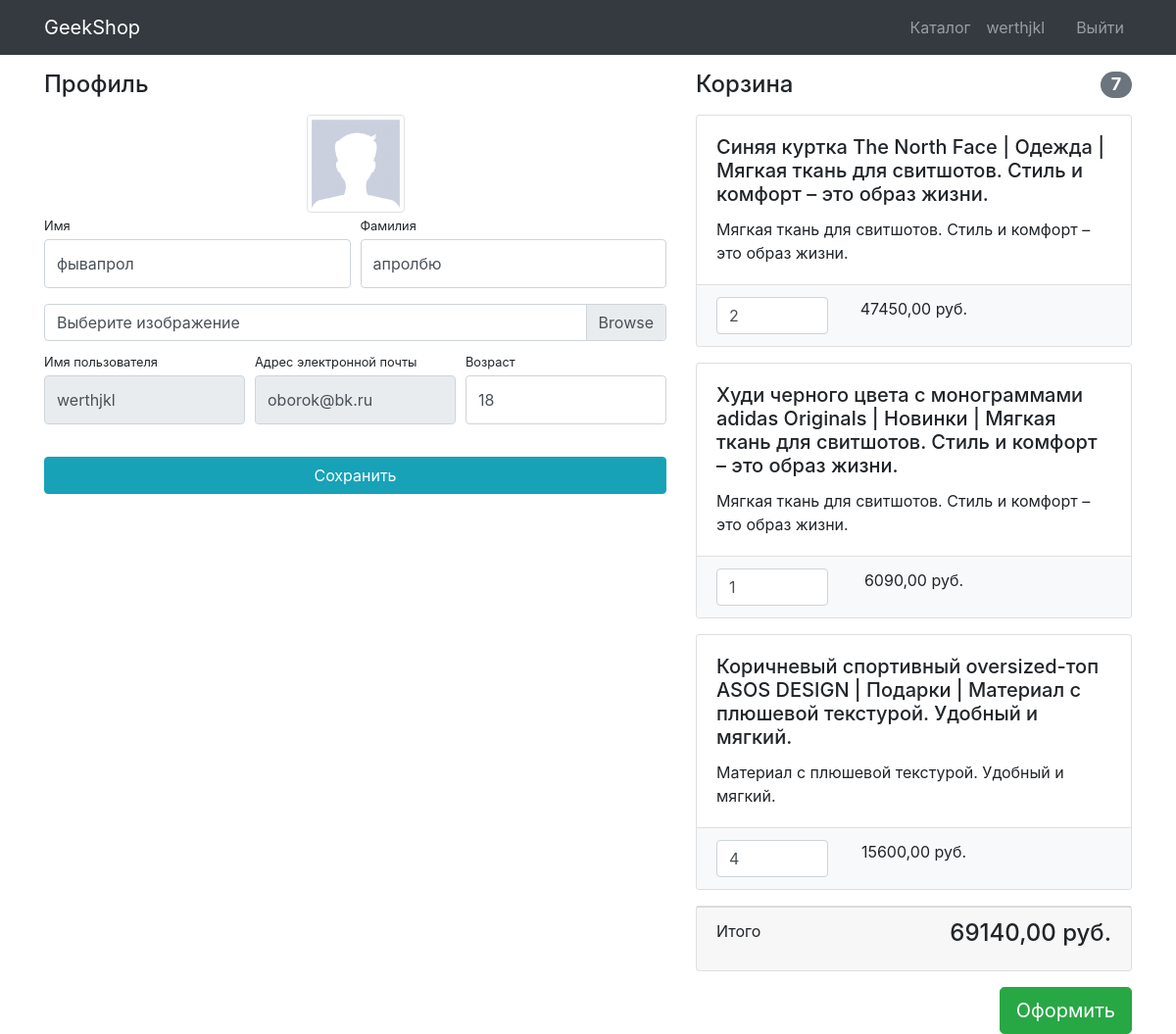
Page /authapp/profile/ (signed in) on the committed database.
### authapp/models.py (models this page shows)
class User(AbstractUser):
    image = models.ImageField(upload_to="users_image", blank=True)
    age = models.PositiveIntegerField(default=18)

### basket/models.py (models this page shows, shortened)
class Basket(models.Model):
    user = models.ForeignKey(User, on_delete=models.CASCADE)
    product = models.ForeignKey(Product, on_delete=models.CASCADE)
    quantity = models.PositiveIntegerField(default=0)
    create_timestamp = models.DateTimeField(auto_now_add=True)
    update_timestamp = models.DateTimeField(auto_now=True)
    def sum(self):
        return self.quantity * self.product.price
    def total_sum(self):
        baskets = Basket.objects.filter(user=self.user)
        return sum(basket.sum() for basket in baskets)
    def total_quantity(self):
        baskets = Basket.objects.filter(user=self.user)
        return sum(basket.quantity for basket in baskets)

### mainapp/models.py (models this page shows)
class Product(models.Model):
    name = models.CharField(max_length=200)
    image = models.ImageField(upload_to="product_images", blank=True)
    description = models.TextField(blank=True, null=True)
    price = models.DecimalField(max_digits=8, decimal_places=2)
    quantity = models.PositiveIntegerField(default=0)
    category = models.ForeignKey(ProductCategories, on_delete=models.CASCADE)
    def __str__(self):
        return f"{self.name} | {self.category} | {self.description}"

class ProductCategories(models.Model):
    name = models.CharField(max_length=200, unique=True)
    description = models.TextField(blank=True, null=True)
    def __str__(self):
        return self.name

### authapp/views.py (the view)
# urls.py: path("profile/", profile, name="profile")
@login_required
def profile(request):
    if request.method == "POST":
        form = UserProfileForm(instance=request.user, data=request.POST, files=request.FILES)
        if form.is_valid():
            form.save()
    user_select = request.user
    context = {
        "title": "Geekshop |  Профайл",
        "form": UserProfileForm(instance=request.user),
        "baskets": Basket.objects.filter(user=user_select)
    }
    return render(request, "authapp/profile.html", context)

### authapp/forms.py
class UserProfileForm(UserChangeForm):
    image = forms.ImageField(widget=forms.FileInput(), required=False)
    age = forms.IntegerField(widget=forms.NumberInput(), required=False)
    class Meta:
        model = User
        fields = ("username", "last_name", "first_name", "email", "image", "age")
    def __init__(self, *args, **kwargs):
        super(UserProfileForm, self).__init__(*args, **kwargs)
        self.fields["username"].widget.attrs["readonly"] = True
        self.fields["email"].widget.attrs["readonly"] = True
        for field_name, field in self.fields.items():
            field.widget.attrs["class"] = "form-control py-4"
        self.fields["image"].widget.attrs["class"] = "custom-file-input"

### authapp/templates/authapp/profile.html (shortened to what this page needs)
{% extends "mainapp/base.html" %}
{% load static %}
{% block css %}
  <link href="{% static "css/profile.css" %}" rel="stylesheet">
{% endblock %}
{% block content %}
<div class="container">
    <div class="row">
        <div class="col-lg-7">
            <h4 class="mt-3 mb-3">Профиль</h4>
            <div class="col-lg-12 text-center">
                <img width="100" height="100"
                     src="{% if user.image %} {{ user.image.url }} {% else %} {% static 'vendor/img/users/default_avatar.jpg' %} {% endif %}"
                     class="img-thumbnail">
            </div>
            <form action="{% url 'authapp:profile' %}" method="post" enctype="multipart/form-data">
                <div class="form-row">
                    <div class="col-lg-6">
                        <div class="form-group">
                            <label class="small mb-1" for="{{ form.first_name.id_for_label }}">Имя</label>
                            {{ form.first_name }}
                        </div>
                    </div>
                    <div class="col-lg-6">
                        <div class="form-group">
                            <label class="small mb-1" for="{{ form.last_name.id_for_label }}">Фамилия</label>
                            {{ form.last_name }}
                        </div>
                    </div>
                </div>
                <div class="form-row mb-2">
                    <div class="col-lg-12">
                        <div class="custom-file">
                            <label class="custom-file-label" for="{{ form.image.id_for_label }}">Выберите изображение</label>
                        </div>
                    </div>
                </div>
                <div class="form-row">
                    <div class="col-lg-4">
                        <label class="small mb-1" for="{{ form.username.id_for_label }}">Имя пользователя</label>
                        {{ form.username }}
                    </div>
                    <div class="col-lg-4">
                        <label class="small mb-1" for="{{ form.email.id_for_label }}">Адрес электронной
                            почты</label>
                        {{ form.email }}
                    </div>
                    <div class="col-lg-4">
                        <label class="small mb-1" for="{{ form.age.id_for_label }}">Возраст</label>
                        {{ form.age }}
                    </div>
                </div>
                <div class="form-row">
                    <div class="col-lg-12" style="margin-top: 33px;">
                        <input class="btn btn-info btn-block" type="submit" value="Сохранить">
                    </div>
                </div>
            </form>
        </div>
        {% include "basket/basket.html" %}
    </div>
</div>
{% endblock %}

### mainapp/templates/mainapp/base.html (shortened to what this page needs)
{% load static %}
<!DOCTYPE html>
<html lang="en">
<head>
  <link href="{% static "vendor/bootstrap/css/bootstrap.min.css" %}" rel="stylesheet">
  {% block css %}
  {% endblock %}
</head>
<body>
  <nav class="navbar navbar-expand-lg navbar-dark bg-dark fixed-top">
    <div class="container">
      <a class="navbar-brand" href="{% url "index" %}">GeekShop</a>
      <div class="collapse navbar-collapse" id="navbarResponsive">
        <ul class="navbar-nav ml-auto">
          <li class="nav-item">
            <a class="nav-link" href="{% url 'mainapp:products' %}">Каталог  </a>
          </li>
          {% if not user.is_authenticated %}
            <li class="nav-item">
              <a class="nav-link" href="{% url 'authapp:login' %}">Войти <i class="fas fa-sign-in-alt"></i></a>
            </li>
          {% else %}
            <li class="nav-item">
              <a class="nav-link" href="{% url 'authapp:profile' %}">{{ user.username }}
              </a>
            </li>
            <li class="nav-item">
              <a class="nav-link" href="admin/admin.html">
              </a>
            </li>
            <li class="nav-item">
              <a class="nav-link" href="{% url 'authapp:logout' %}">Выйти </a>
            </li>
          {% endif %}
        </ul>
      </div>
    </div>
  </nav>
  {% block content %}
  {% endblock %}
</body>
</html>

### basket/templates/basket/basket.html (shortened to what this page needs)
<div class="basket_list" style="display:contents">
  {% if baskets %}
  <div class="col-lg-5">
    <h4 class="mt-3 mb-3 d-flex justify-content-between align-items-center mb-3">
      Корзина <span class="badge badge-secondary badge-pill">{{ baskets.0.total_quantity }}</span>
    </h4>
    {% for basket in baskets %}
    <div class="card mb-3">
      <div class="card-body">
        <h5 class="card-title">{{ basket.product }}</h5>
        <p class="card-text">{{ basket.product.description }}</p>
      </div>
      <ul class="list-group list-group-flush">
        <li class="list-group-item bg-light">
          <div class="row text-center">
            <div class="col-lg-4">
              <input name="{{ basket.id }}" type="number" class="form-control" value="{{ basket.quantity }}" min="0">
            </div>
            <div class="col-lg-4">{{ basket.sum }} руб.</div>
            <div class="col-lg-4">
            </div>
          </div>
        </li>
      </ul>
    </div>
    {% endfor %}
    <div class="card mb-3">
      <div class="card-footer">
        <p class="float-left">Итого</p>
        <h4 class="float-right">{{ baskets.0.total_sum }} руб.</h4>
      </div>
    </div>
    <button type="button" class="btn btn-success btn-lg float-right">Оформить</button>
  </div>
  {% else %}
  <h4 class="mt-3 mb-3 text-center">Корзина пуста</h4>
  {% endif %}
</div>

### static/css/profile.css (style rules this page uses)
body { padding-top: 56px; }

### rows in the picture
User: username "werthjkl", first_name "фывапрол", last_name "апролбю", email "oborok@bk.ru", age "18"
Basket: user+quantity "7", product "Синяя куртка The North Face | Одежда | Мягкая ткань для свитшотов. Стиль и комфорт – это образ жизни.", product.description "Мягкая ткань для свитшотов. Стиль и комфорт – это образ жизни.", quantity "2", sum "47450,00", user+quantity+product "69140,00"
Basket: product "Худи черного цвета с монограммами adidas Originals | Новинки | Мягкая ткань для свитшотов. Стиль и комфорт – это образ жизни.", product.description "Мягкая ткань для свитшотов. Стиль и комфорт – это образ жизни.", quantity "1", sum "6090,00"
Basket: product "Коричневый спортивный oversized-топ ASOS DESIGN | Подарки | Материал с плюшевой текстурой. Удобный и мягкий.", product.description "Материал с плюшевой текстурой. Удобный и мягкий.", quantity "4", sum "15600,00"
